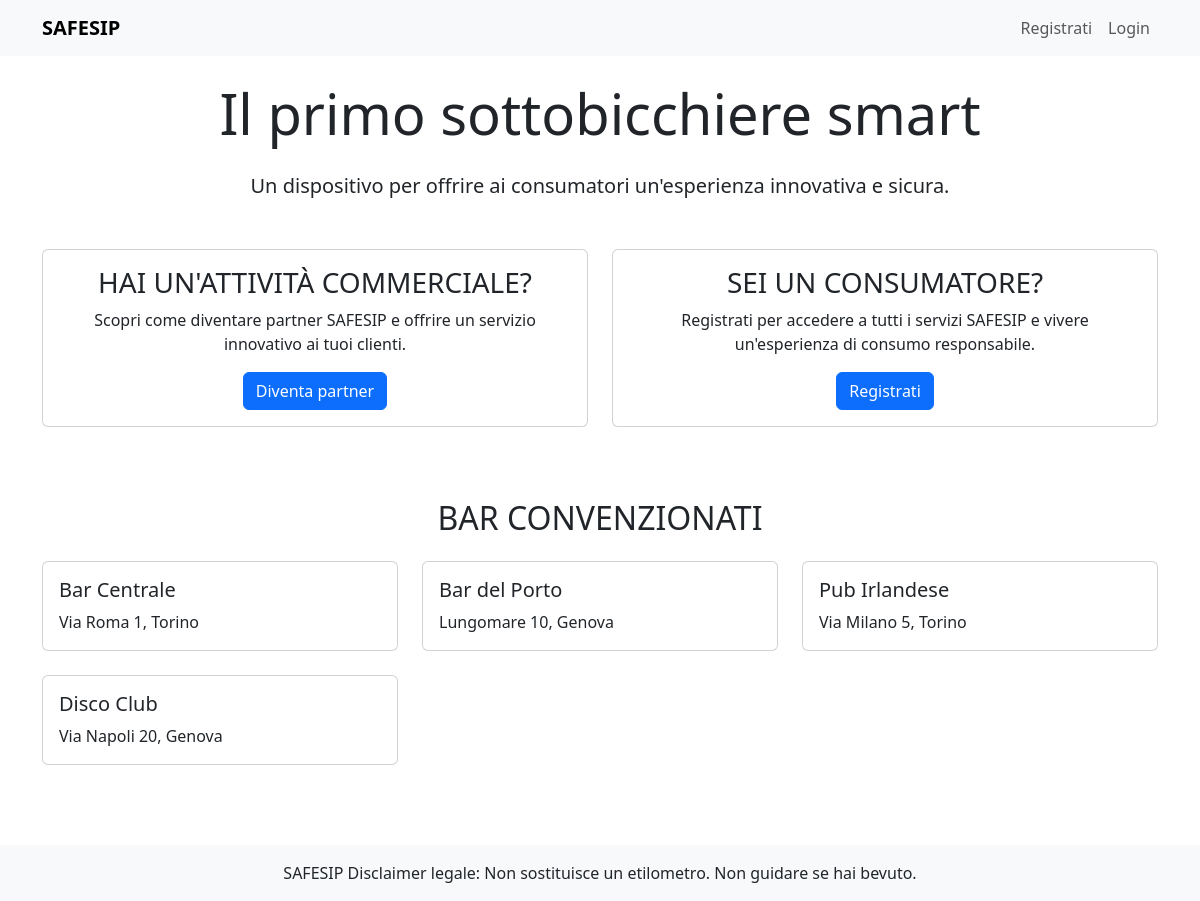
The page / on the database its author committed.
### app.py (models this page shows)
class Bar(db.Model):
    id = db.Column(db.Integer, primary_key=True)
    nome = db.Column(db.String(100), nullable=False)
    indirizzo = db.Column(db.String(200), nullable=False)
    tipo = db.Column(db.String(50), nullable=False)  # es. "Bar", "Pub", "Disco"
    citta = db.Column(db.String(100), nullable=False)

### app.py (the view)
@app.route('/')
def home():
    bars = Bar.query.all()
    return render_template('home.html', bars=bars)

### templates/home.html (shortened to what this page needs)
{% extends "base.html" %}
{% block content %}
    <section class="text-center mb-5">
        <h1 class="display-4 mb-4">Il primo sottobicchiere smart</h1>
        <p class="lead">Un dispositivo per offrire ai consumatori un'esperienza innovativa e sicura.</p>
    </section>
    <div class="row">
        <div class="col-md-6 mb-4">
            <div class="card h-100">
                <div class="card-body text-center">
                    <h3 class="card-title">HAI UN'ATTIVITÀ COMMERCIALE?</h3>
                    <p class="card-text">Scopri come diventare partner SAFESIP e offrire un servizio innovativo ai tuoi clienti.</p>
                    <a href="https://safesip.it/partner" class="btn btn-primary" target="_blank">Diventa partner</a>
                </div>
            </div>
        </div>
        <div class="col-md-6 mb-4">
            <div class="card h-100">
                <div class="card-body text-center">
                    <h3 class="card-title">SEI UN CONSUMATORE?</h3>
                    <p class="card-text">Registrati per accedere a tutti i servizi SAFESIP e vivere un'esperienza di consumo responsabile.</p>
                    <a href="{{ url_for('register') }}" class="btn btn-primary">Registrati</a>
                </div>
            </div>
        </div>
    </div>
    <section class="mt-5">
        <h2 class="text-center mb-4">BAR CONVENZIONATI</h2>
        <div class="row">
            {% for bar in bars %}
                <div class="col-md-4 mb-4">
                    <div class="card h-100">
                        <div class="card-body">
                            <h5 class="card-title">{{ bar.nome }}</h5>
                            <p class="card-text">{{ bar.indirizzo }}</p>
                        </div>
                    </div>
                </div>
            {% endfor %}
        </div>
    </section>
{% endblock %}

### rows shown on the page
Bar: nome "Bar Centrale", indirizzo "Via Roma 1, Torino"
Bar: nome "Bar del Porto", indirizzo "Lungomare 10, Genova"
Bar: nome "Pub Irlandese", indirizzo "Via Milano 5, Torino"
Bar: nome "Disco Club", indirizzo "Via Napoli 20, Genova"
